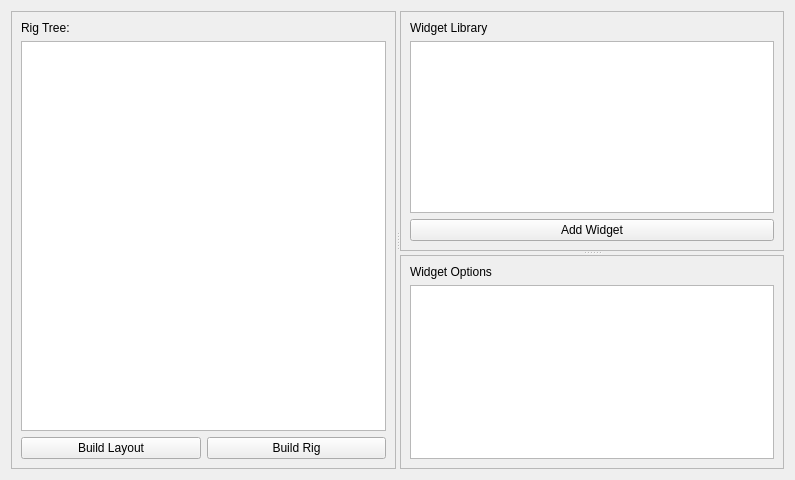
<?xml version="1.0" encoding="UTF-8"?>
<ui version="4.0">
 <class>beingsWidget</class>
 <widget class="QWidget" name="beingsWidget">
  <property name="geometry">
   <rect>
    <x>0</x>
    <y>0</y>
    <width>795</width>
    <height>480</height>
   </rect>
  </property>
  <property name="windowTitle">
   <string>Beings</string>
  </property>
  <layout class="QGridLayout" name="gridLayout_2">
   <item row="0" column="0">
    <widget class="QSplitter" name="splitter_2">
     <property name="orientation">
      <enum>Qt::Horizontal</enum>
     </property>
     <widget class="QFrame" name="frame_2">
      <property name="frameShape">
       <enum>QFrame::StyledPanel</enum>
      </property>
      <property name="frameShadow">
       <enum>QFrame::Sunken</enum>
      </property>
      <layout class="QGridLayout" name="gridLayout">
       <item row="2" column="0" colspan="2">
        <widget class="WidgetTree" name="rigView"/>
       </item>
       <item row="3" column="0">
        <widget class="QPushButton" name="buildLayoutBtn">
         <property name="text">
          <string>Build Layout</string>
         </property>
        </widget>
       </item>
       <item row="3" column="1">
        <widget class="QPushButton" name="buildRigBtn">
         <property name="text">
          <string>Build Rig</string>
         </property>
        </widget>
       </item>
       <item row="1" column="0">
        <widget class="QLabel" name="label_4">
         <property name="text">
          <string>Rig Tree:</string>
         </property>
        </widget>
       </item>
      </layout>
     </widget>
     <widget class="QSplitter" name="splitter">
      <property name="orientation">
       <enum>Qt::Vertical</enum>
      </property>
      <widget class="QFrame" name="frame">
       <property name="frameShape">
        <enum>QFrame::StyledPanel</enum>
       </property>
       <property name="frameShadow">
        <enum>QFrame::Sunken</enum>
       </property>
       <property name="lineWidth">
        <number>0</number>
       </property>
       <layout class="QGridLayout" name="gridLayout_3">
        <item row="0" column="0">
         <widget class="QLabel" name="label_3">
          <property name="text">
           <string>Widget Library</string>
          </property>
         </widget>
        </item>
        <item row="1" column="0">
         <widget class="QListWidget" name="widgetList"/>
        </item>
        <item row="2" column="0">
         <widget class="QPushButton" name="addWidgetBtn">
          <property name="text">
           <string>Add Widget</string>
          </property>
         </widget>
        </item>
       </layout>
      </widget>
      <widget class="QFrame" name="frame_3">
       <property name="frameShape">
        <enum>QFrame::StyledPanel</enum>
       </property>
       <property name="frameShadow">
        <enum>QFrame::Sunken</enum>
       </property>
       <layout class="QVBoxLayout" name="verticalLayout_2">
        <item>
         <widget class="QLabel" name="label_2">
          <property name="text">
           <string>Widget Options</string>
          </property>
         </widget>
        </item>
        <item>
         <widget class="QListWidget" name="listWidget"/>
        </item>
       </layout>
      </widget>
     </widget>
    </widget>
   </item>
  </layout>
 </widget>
 <customwidgets>
  <customwidget>
   <class>WidgetTree</class>
   <extends>QTreeView</extends>
   <header>beings.ui</header>
  </customwidget>
 </customwidgets>
 <resources/>
 <connections/>
</ui>
